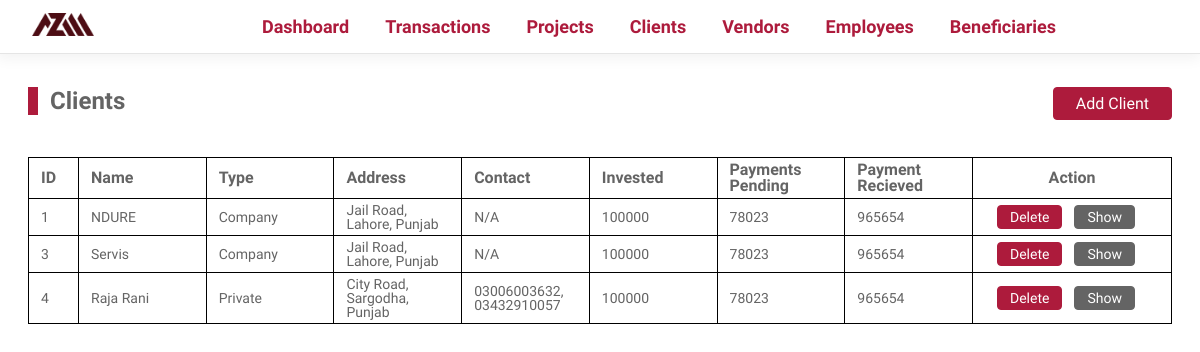
Page /clients on the earlier database version.
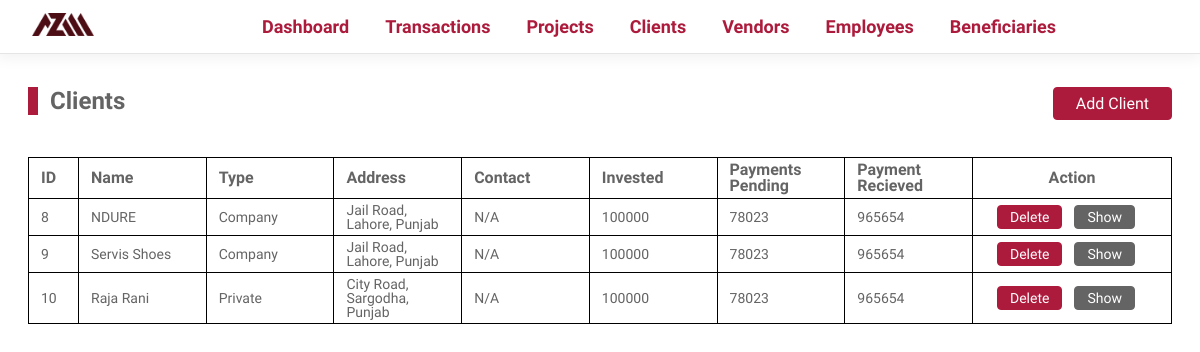
Same page on the later database version.
### tables this page shows
CREATE TABLE IF NOT EXISTS `clients` (
  `client_id` int NOT NULL AUTO_INCREMENT,
  `client_name` varchar(255) NOT NULL,
  `client_type` varchar(255) NOT NULL,
  `client_address` varchar(255) NOT NULL,
  `client_city` int NOT NULL,
  `client_cell_primary` varchar(255) NOT NULL,
  `client_cell_secondary` varchar(255) NOT NULL,
  PRIMARY KEY (`client_id`)
);

CREATE TABLE IF NOT EXISTS `cities` (
  `city_id` int NOT NULL AUTO_INCREMENT,
  `city_name` varchar(28) NOT NULL,
  `city_province` int NOT NULL,
  PRIMARY KEY (`city_id`),
  KEY `city_province` (`city_province`),
  KEY `city_province_2` (`city_province`)
);

CREATE TABLE IF NOT EXISTS `provinces` (
  `province_id` int NOT NULL AUTO_INCREMENT,
  `province_name` varchar(28) NOT NULL,
  PRIMARY KEY (`province_id`)
);

### Core/helpers.php (called while the page is built, shortened)
<?php
function controller($dir, $controller){
    require __DIR__ . DIRECTORY_SEPARATOR . '..' . DIRECTORY_SEPARATOR . "Controllers"    .   DIRECTORY_SEPARATOR .   $dir    .   DIRECTORY_SEPARATOR .   $controller .   ".php";
}
function view($dir, $view, $args =   []){
    extract($args);
    require __DIR__ . DIRECTORY_SEPARATOR . '..' . DIRECTORY_SEPARATOR . "Views"    .   DIRECTORY_SEPARATOR .   $dir    .   DIRECTORY_SEPARATOR .   $view   .   ".view.php";
}
?>

### Controllers/Clients/index.php (called while the page is built, shortened)
<?php
$_clients   =   new Clients($config);
$clients    =   $_clients->all();
$args['clients']    =   $clients;
view("clients","index", $args);
?>

### Public/index.php (called while the page is built, shortened)
<?php
$config =   require("../config.php");
$uri    =   parse_url($_SERVER['REQUEST_URI'])['path'];
$method =   isset($_POST['__method'])?$_POST['__method']:$_SERVER['REQUEST_METHOD'];
require ('../core/helpers.php');
$router =   new Router();
$router->route($uri,$method);
?>

### config.php (called while the page is built)
<?php
return  [
    'database'  =>  [
        'host'      =>  'localhost',
        'dbname'    =>  'mmz',
        'user'      =>  'root',
        'passwod'    =>  'root'
    ]
]
?>

### Core/Database.php (called while the page is built, shortened)
<?php
class Database{
    protected $conn;
    protected function __construct($config){
        $dsn    =   'mysql:' .   http_build_query($config['database'],'',';');
        $this->conn =   new PDO($dsn);
        $this->conn->setAttribute(PDO::ATTR_DEFAULT_FETCH_MODE, PDO::FETCH_ASSOC);
    }
    protected function query($sql, $args){
        $stmt   =   $this->conn->prepare($sql);
        $stmt->execute($args);
        return $stmt;
    }
    protected function fetchAllOrAbort($query, $args =   []){
        try{
            $response   =   $this->query($query, $args);
            $result     =   $response->fetchAll();
            return $result;
        }catch(PDOException $e){
            $this->abort($e->getMessage());
        }
    }
}
?>

### Models/Clients.php (called while the page is built, shortened)
<?php
class Clients extends Database{
    public function all(){
        $query    =   "Select * from Clients
        LEFT JOIN cities            ON          client_city             =           city_id
        LEFT JOIN provinces         ON          city_province           =           province_id
        WHERE
        active                      =           true";
        return   $this->fetchAllOrAbort($query);
    }
}
?>

### Views/Clients/index.view.php (the view, shortened to what this page needs)
<body>
    <div class="main_content">
        <div class="content_head">
            <h2 class="title">Clients</h2>
            <div class="options">
                <a href="/add-client">Add Client</a>
            </div>
        </div>
        <div class="table clients_list">
            <div class="row headings">
                <div class="col">ID</div>
                <div class="col">Name</div>
                <div class="col">Type</div>
                <div class="col">Address</div>
                <div class="col">Contact</div>
                <div class="col">Invested</div>
                <div class="col">Payments Pending</div>
                <div class="col">Payment Recieved</div>
                <div class="col">Action</div>
            </div>
            <?php if(!empty($clients)): ?>
                <?php foreach($clients as $client):?>
                    <?php extract($client); ?>
                    <div class="row">
                        <div class="col"><?php echo $client_id; ?></div>
                        <div class="col"><?php echo $client_name; ?></div>
                        <div class="col"><?php echo ucfirst($client_type); ?></div>
                        <div class="col"><?php echo $client_address.", ".$city_name.", ".$province_name; ?></div>
                        <div class="col"><?php echo (empty($client_cell_primary)?"N/A":$client_cell_primary).(empty($client_cell_secondary)?"":", ".$client_cell_secondary); ?></div>
                        <div class="col">100000</div>
                        <div class="col">78023</div>
                        <div class="col">965654</div>
                        <div class="col">
                            <a href="delete-client?id=<?php echo $client_id;?>" class="danger">Delete</a>
                            <a href="/client?id=<?php echo $client_id;?>" class="secondary">Show</a>
                        </div>
                    </div>
                    <?php endforeach ?>
                <?php endif ?>
        </div>
    </div>
</body>
</html>

Differences in the rows shown:
removed clients: client_id "1", client_name "NDURE", client_type "Company", client_address "Jail Road", cities.city_name "Lahore", provinces.province_name "Punjab", shows "N/A"
removed clients: client_id "3", client_name "Servis", client_type "Company", client_address "Jail Road", cities.city_name "Lahore", provinces.province_name "Punjab", shows "N/A"
removed clients: client_id "4", client_name "Raja Rani", client_type "Private", client_address "City Road", cities.city_name "Sargodha", provinces.province_name "Punjab", client_cell_primary "03006003632", client_cell_secondary "03432910057"
added clients: client_id "8", client_name "NDURE", client_type "Company", client_address "Jail Road", cities.city_name "Lahore", provinces.province_name "Punjab", shows "N/A"
added clients: client_id "9", client_name "Servis Shoes", client_type "Company", client_address "Jail Road", cities.city_name "Lahore", provinces.province_name "Punjab", shows "N/A"
added clients: client_id "10", client_name "Raja Rani", client_type "Private", client_address "City Road", cities.city_name "Sargodha", provinces.province_name "Punjab", shows "N/A"
